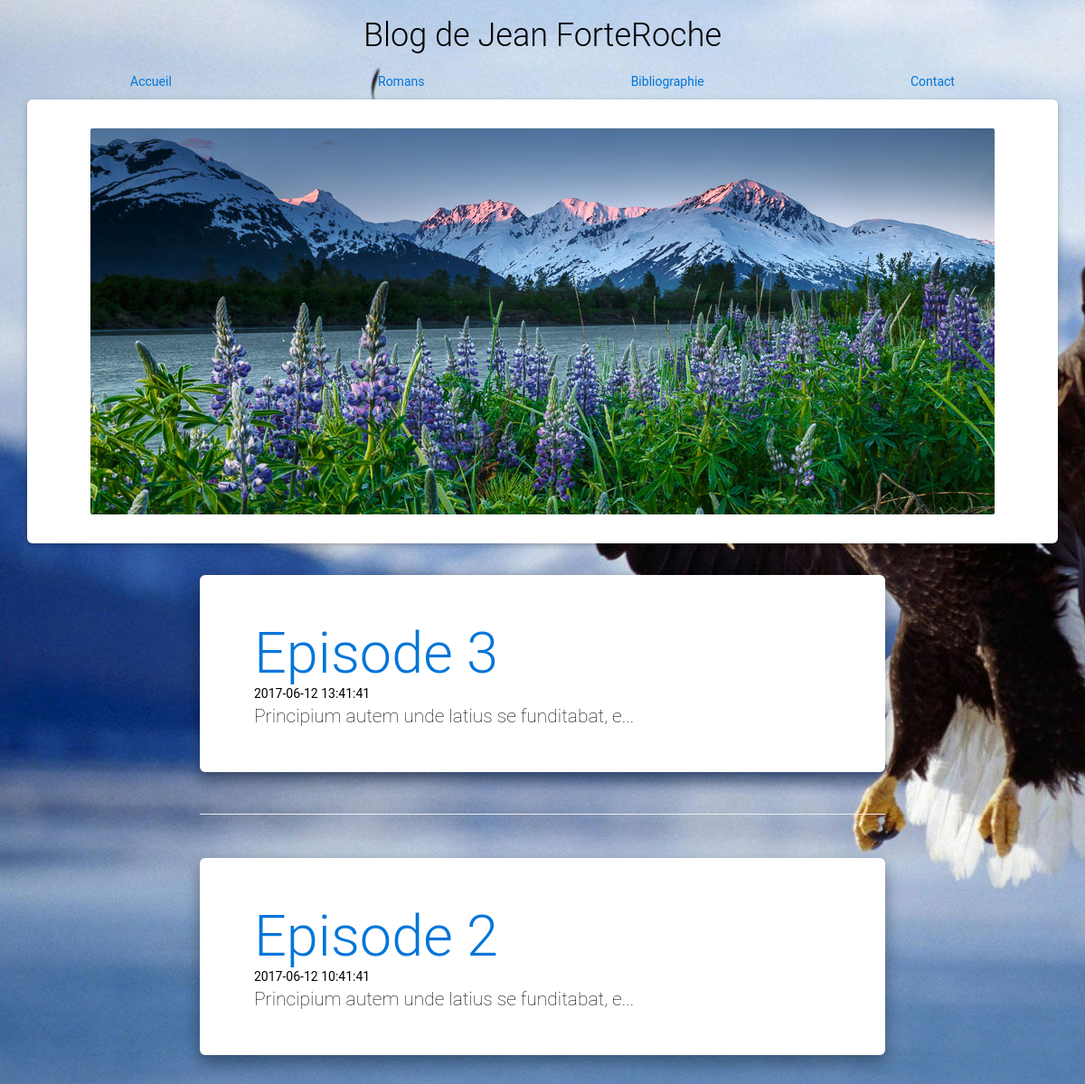
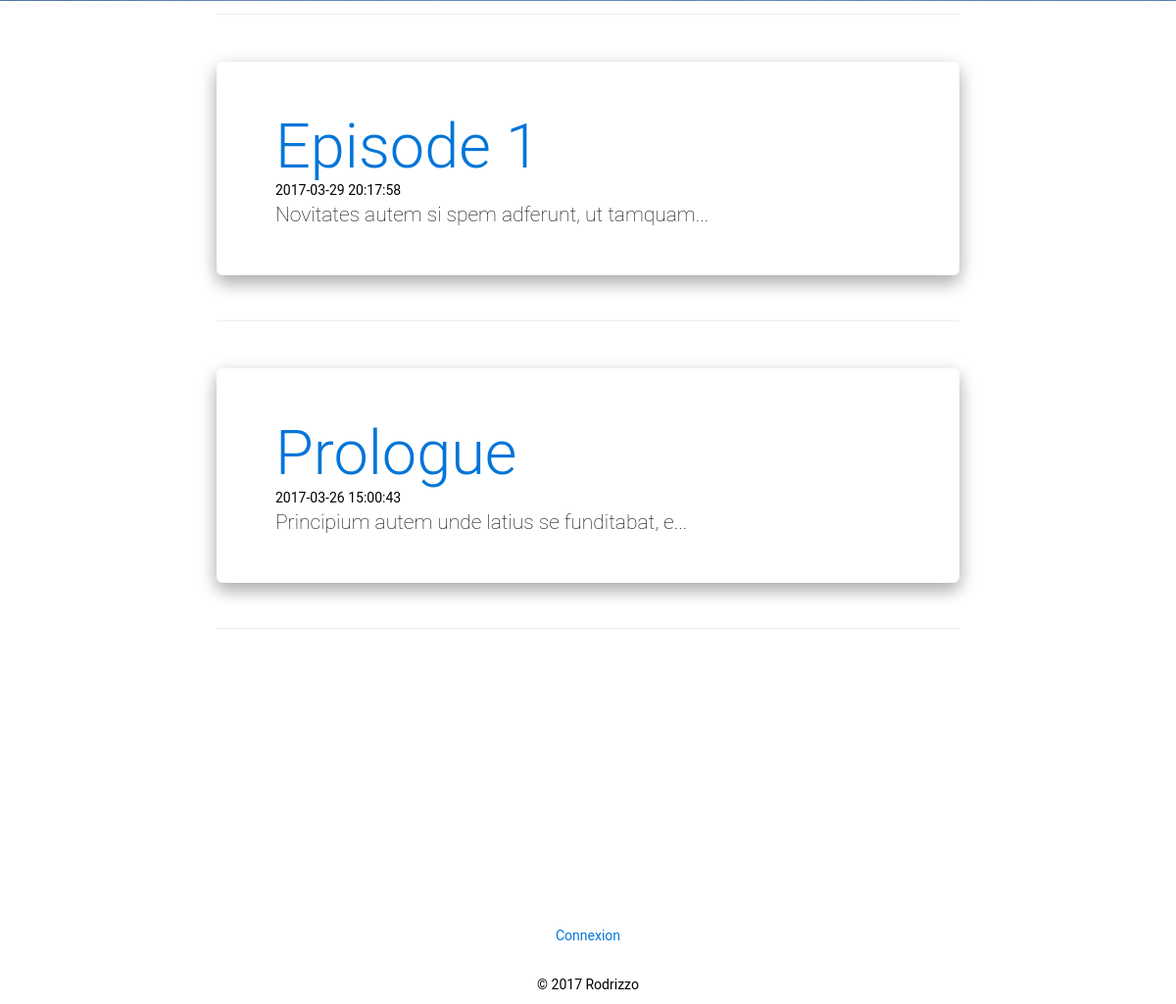
/index.php?action=romans, run on the app's committed database (2 pictures, top to bottom).
### tables this page shows
CREATE TABLE `t_billet` (
  `BIL_ID` int(11) NOT NULL,
  `BIL_DATE` datetime NOT NULL,
  `BIL_TITRE` varchar(100) NOT NULL,
  `BIL_CONTENU` longtext NOT NULL
);

### App/Controleur/ControleurPages.php (called while the page is built, shortened)
<?php
class ControleurPages
{
    private $billet;
    public function __construct() {
        $this->billet = new Billet();
    }
    public function RomansPage()
    {
        $billets = $this->billet->getBillets();
        $vue = new Vue("Romans");
        $vue->generer(array('billets' => $billets));
    }
}

### Lib/Autoloader.php (called while the page is built, shortened)
<?php
class Autoloader{
    static function autoload($class)
    {
            if (strpos($class, __NAMESPACE__ . '\\') === 0){
                $class = str_replace(__NAMESPACE__ . '\\', '', $class);
                $class = str_replace('\\', '/', $class);
            }
    }
}

### App/Modele/Billet.php (called while the page is built, shortened)
<?php
class Billet extends ModeleMaster   {
    public function getBillets() {
        $sql = 'select BIL_ID as id, BIL_DATE as date,'
                . ' BIL_TITRE as titre, BIL_CONTENU as contenu from T_BILLET'
                . ' order by BIL_ID desc';
        $billets = $this->executerRequete($sql);
        return $billets;
    }
}

### Lib/Configuration.php (called while the page is built)
<?php
class Configuration{
    private static $parametres;
    public static function get($nom,$valeurParDefaut=null){
        if(isset(self::getParametres()[$nom])){
            $valeur = self::getParametres()[$nom];
        }
        else{
            $valeur= $valeurParDefaut;
        }
        return $valeur;
    }
    private static function getParametres(){
        if (self::$parametres==null){
            $cheminFichier="Config/prod.ini";
            if (!file_exists($cheminFichier)){
                $cheminFichier="Config/dev.ini";
            }
            if (!file_exists($cheminFichier)){
                throw new \Exception ("Aucun fichier de configuration trouvé");
            }
            else{
                self ::$parametres = parse_ini_file($cheminFichier);
            }
        }
        return self::$parametres;
    }
}

### Lib/Database.php (called while the page is built)
<?php
require_once 'Configuration.php';
class Database extends Configuration
{
    private static $bdd;
    protected function getBdd()
    {
        if (self::$bdd === null) {
            $dsn = Configuration::get("dsn");
            $login = Configuration::get("login");
            $mdp = Configuration::get("mdp");
            self::$bdd = new \PDO($dsn, $login, $mdp, array(\PDO::ATTR_ERRMODE => \PDO::ERRMODE_EXCEPTION));
        }
        return self::$bdd;
    }
}

### App/Modele/ModeleMaster.php (called while the page is built, shortened)
<?php
require_once 'Lib/Database.php';
class ModeleMaster extends \Database
{
    protected function executerRequete($sql, $params = null)
    {
        if ($params == null) {
            $resultat = $this->getBdd()->query($sql);
        } else {
            $resultat = $this->getBdd()->prepare($sql);
            $resultat->execute($params);
        }
        return $resultat;
    }
}

### index.php (called while the page is built, shortened)
<?php
require_once 'Lib/Autoloader.php';
require_once 'Lib/Routeur.php';
$routeur = new Lib\Routeur();
$routeur->routerRequete();

### Vue/vueRomans.php (the view)
<?php foreach ($billets as $billet):
    ?>
    <section class="section section-blog-fw">
    <div class="row">
        <div class="col-md-12">
            <div class="jumbotron">
                <article>
                    <header>
                        <a href="<?= "index.php?action=billet&id=" . $billet['id'] ?>">
                            <h1 class="titreBillet"><?= $billet['titre'] ?></h1>
                        </a>
                        <time><?= $billet['date'] ?></time>
                    </header>
                    <p><?= substr($billet['contenu'], 0, 45).'...'; ?></p>
                </article>
            </div>
        </div>
    </div>
    <hr/>
<?php endforeach; ?>

### Vue/gabarit.php (shortened to what this page needs)
<!DOCTYPE html>
<html lang="en">
<head>
    <link href="Contenu/css/bootstrap.min.css" rel="stylesheet">
    <link rel="stylesheet" href="Contenu/style.css"/>
    <link rel="stylesheet" href="https://maxcdn.bootstrapcdn.com/font-awesome/4.6.0/css/font-awesome.min.css">
    <link href="Contenu/css/mdb.min.css" rel="stylesheet">
</head>
<body>
<div class="container">
    <div class="masthead">
        <h1 class="display-1">Blog de Jean ForteRoche</h1>
        <nav>
            <ul class="nav nav-justified">
                <li class="active"><a href="index.php">Accueil</a></li>
                <li><a href="index.php?action=romans">Romans</a></li>
                <li><a href="index.php?action=bibliographie">Bibliographie</a></li>
                <li><a href="index.php?action=contact">Contact</a></li>
            </ul>
        </nav>
    </div>
    <div class="jumbotron">
        <img src="Contenu/img/alaska.jpg" alt="photo paysage alaska"/>
    </div>
    <div id="global">
        <div id="contenu">
            <?= $contenu ?>
        </div>
    </div>
</div>
<footer class="footer">
    <?php
    if (empty($_SESSION['username']))
    {
        ?>
        <p><a href="<?= "index.php?action=connexion" ?>">Connexion</a></p><br/>
        <?php
    }
    else
    {
        ?>
        <p><a href="<?= "index.php?action=disconnect_user" ?>">Déconnexion</a></p><br/>
        <?php
    }
    ?>
    <p>&copy; 2017 Rodrizzo</p>
</footer>
</body>
</html>

### Lib/Routeur.php (shortened to what this page needs)
<?php
require_once 'Vue.php';
class Routeur
{
    public function routerRequete()
    {
        if (isset($_GET['action'])) {
            if ($_GET['action'] == 'romans') {
                $this->crtlPages = new Controleur\ControleurPages();
                $this->crtlPages->RomansPage();
            }
        } else {
            $this->ctrlAccueil = new Controleur\ControleurAccueil();
            $this->ctrlAccueil->accueil();
        }
    }
}

### Lib/Vue.php (shortened to what this page needs)
<?php
class Vue {
    private $fichier;
    private $titre;
    public function __construct($action) {
        $this->fichier = "Vue/vue" . $action . ".php";
    }
    public function generer($donnees) {
        $racineWeb = Configuration::get("racineWeb", "/");
        $contenu = $this->genererFichier($this->fichier, $donnees);
        $vue = $this->genererFichier('Vue/gabarit.php',
                array('titre' => $this->titre, 'contenu' => $contenu ,'racineWeb' => $racineWeb));
        echo $vue;
    }
    private function genererFichier($fichier, $donnees) {
        if (file_exists($fichier)) {
            extract($donnees);
            require $fichier;
            return ob_get_clean();
        }
        else {
            throw new \Exception("Fichier '$fichier' introuvable");
        }
    }
}

### Contenu/style.css (style rules this page uses)
body { color: black; background-color: white; background-image: url("img/background.jpg") ; background-repeat:no-repeat; background-attachment:fixed; font-family: 'Futura-Medium', 'Futura', 'Trebuchet MS', sans-serif; text-align: center; }
footer { padding-top: 250px; }
.titreBillet { margin-bottom : 0px; }
#global { min-height: 100%; width: 70%; margin: auto; text-align: justify; padding: 5px 20px; }
#contenu { margin-bottom : 30px; }
body { margin: auto; }

### data on the page
t_billet: BIL_TITRE "Episode 3", BIL_DATE "2017-06-12 13:41:41", BIL_CONTENU "Principium autem unde latius se funditabat, e"
t_billet: BIL_TITRE "Episode 2", BIL_DATE "2017-06-12 10:41:41", BIL_CONTENU "Principium autem unde latius se funditabat, e"
t_billet: BIL_TITRE "Episode 1", BIL_DATE "2017-03-29 20:17:58", BIL_CONTENU "Novitates autem si spem adferunt, ut tamquam"
t_billet: BIL_TITRE "Prologue", BIL_DATE "2017-03-26 15:00:43", BIL_CONTENU "Principium autem unde latius se funditabat, e"
